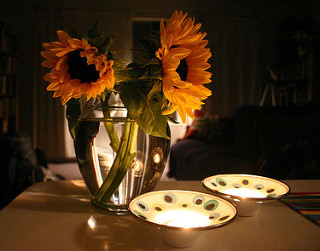
%> input picture test/test9.jpg, 320 x 251 px
$ octave roi_test_script_original.m   (GNU Octave 9; MATLAB toolbox functions it lacks are replaced by stand-ins)
%> lines starting %> are read from the running program, lines starting %| are printed output that depends on the picture; in (x1, y1, x2, y2) boxes, pixels count from 0 and x2, y2 are one past the last pixel; in counts of white or black regions, pixels touching at a corner belong together; the program's own positions count from 1
folder_path = 'C:\Users\Kobi Lvovsky\Desktop\Project\test';
name = 'test9.jpg';

filename = append(folder_path, '\', name);
original = imread(fullfile(folder_path, name));
%> original is the input picture: size 251x320x3 uint8; mean R, G, B 73.5, 50.4, 25.4

% grayscale the original image
grayImage = rgb2gray(original);
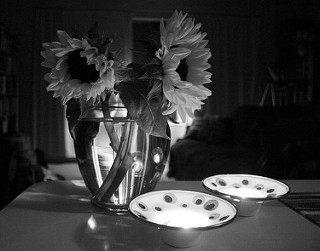
%> grayImage: size 251x320 uint8; min 0, max 255, mean 54.5

% transform greyscaled image to binary with 0.58 threshold(?)
binaryImage = imbinarize(grayImage, 0.5);
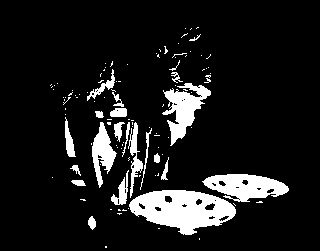
%> binaryImage: size 251x320 logical; 11.1% white; 112 white regions (90 under 20 px), largest, box (x1, y1, x2, y2) and area: (129, 190, 236, 235) 2997, (202, 174, 289, 202) 1505, (162, 83, 211, 146) 1333
imshow(binaryImage);

% create ROI per image
roi = bwconvhull(binaryImage, 'objects'); %union
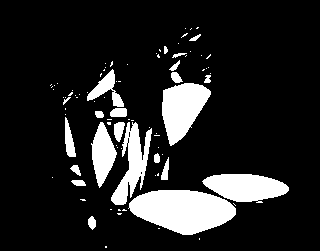
%> roi: size 251x320 logical; 14.4% white; 87 white regions (65 under 20 px)
props = regionprops(roi); %Boundingbox
%> props = 87 regions; largest, box (x1, y1, x2, y2), Area and Centroid: (128, 190, 236, 235) 3426 [183.5 210.9], (162, 83, 211, 146) 1936 [183 109.2], (202, 174, 289, 203) 1773 [246.3 187.7], (111, 122, 152, 205) 1463 [133.3 164.3], (91, 122, 117, 188) 989 [103.3 154.5]

 %draw boxes on objects
for k = 1 : length(props) %s = find([props.Area] < 500);
   if props(k).Area > 2000 % ignore the outliers - only boxes of 1000+
       BB = props(k).BoundingBox;
       rectangle('Position', [BB(1),BB(2),BB(3),BB(4)],'EdgeColor','y','LineWidth',1);
   end
end
%> this loop made 87 passes
%> BB on pass 50: [128.5 190.5 108 45]
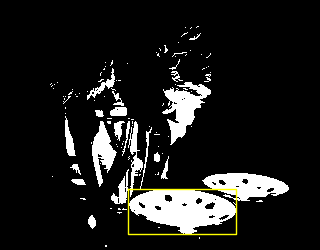
%> figure redrawn from the program's plot data

%h = drawrectangle('Position',[props.BoundingBox(1),props.BoundingBox(2),props.BoundingBox(3),props.BoundingBox(4)],'StripeColor','r');

% add new row for ROI with the elements of the current flower
%roi_struct(i).imageFilename = filename;
%roi_struct(i).objectBoundingBoxes = [props.BoundingBox(1) props.BoundingBox(2) props.BoundingBox(3) props.BoundingBox(4)];

$ run again, with test/test1.jpg copied over test/test9.jpg
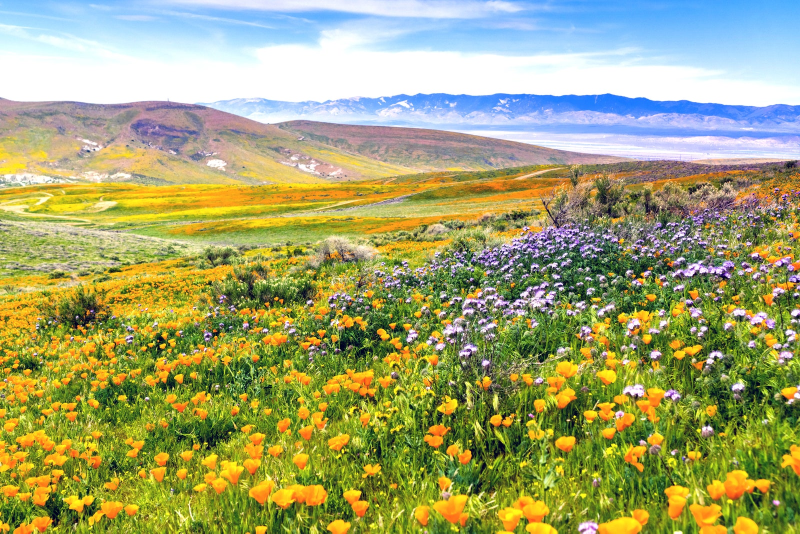
%> input picture test/test1.jpg, 1600 x 1067 px (shown at 1/2 size)
%> original is the input picture: size 1067x1600x3 uint8; mean R, G, B 162.4, 165, 111.9
%> binaryImage: size 1067x1600 logical; 69.6% white; 6452 black regions (5703 under 20 px), largest, box (x1, y1, x2, y2) and area: (51, 320, 1600, 1067) 388930, (997, 187, 1492, 238) 8948, (0, 950, 165, 1067) 6808
%> `roi = bwconvhull(binaryImage, 'objects');`:
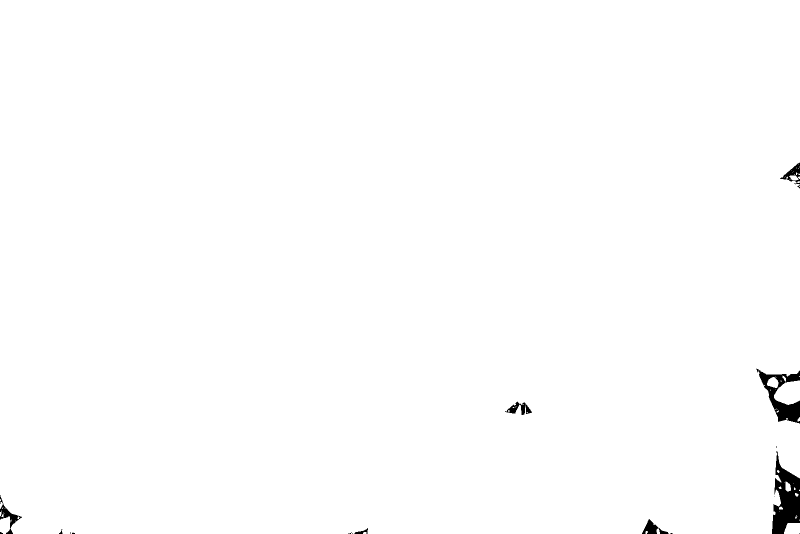
%> roi: size 1067x1600 logical (shown at 1/2 size); 99.3% white; 20 black regions (12 under 20 px)
%> props = 61 regions; largest, box (x1, y1, x2, y2), Area and Centroid: (0, 0, 1600, 1067) 1691368 [795 530.7], (1548, 761, 1600, 810) 1911 [1577.9 786.6], (1568, 1046, 1600, 1067) 603 [1586 1057.5], (0, 1032, 20, 1067) 581 [10.6 1050.8], (1534, 754, 1557, 776) 362 [1546.6 766]
%> the loop `for k = 1 : length(props)` made 61 passes
%> BB on pass 1: [0.5 0.5 1600 1067]
%> after the loop `for k = 1 : length(props)`:
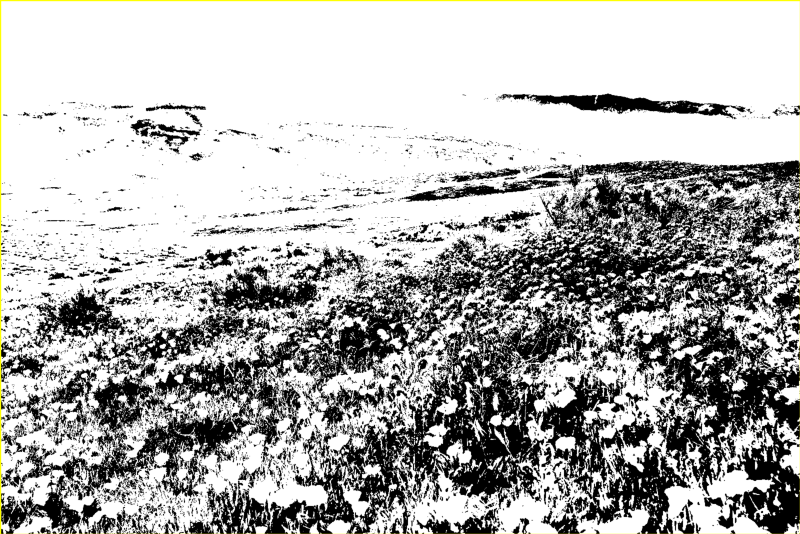
%> figure redrawn from the program's plot data; shown at 1/2 size

$ run again, with test/test10.jpg copied over test/test9.jpg
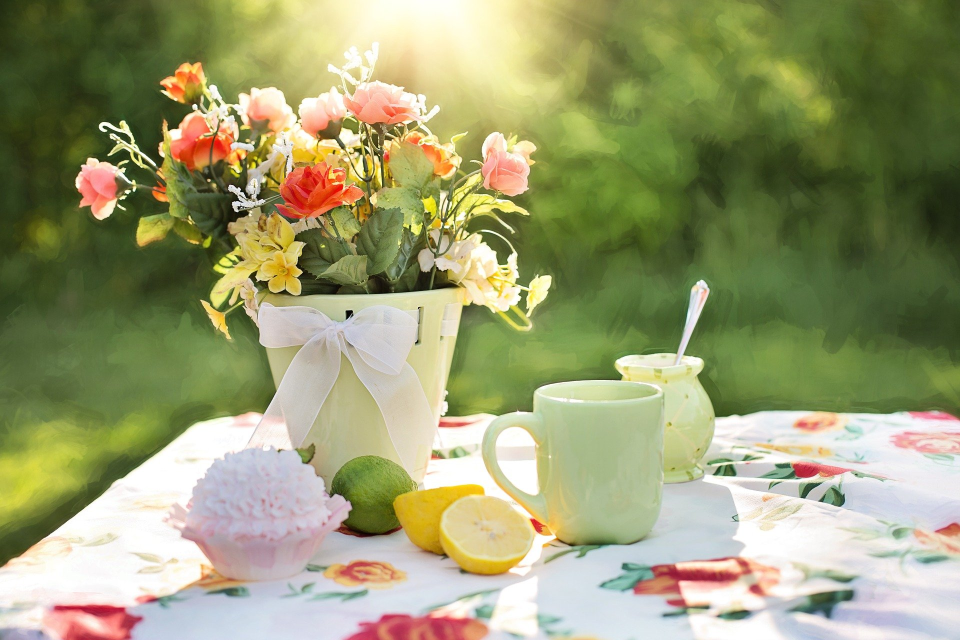
%> input picture test/test10.jpg, 1920 x 1280 px (shown at 1/2 size)
%> original is the input picture: size 1280x1920x3 uint8; mean R, G, B 153.5, 156.5, 113.6
%> binaryImage: size 1280x1920 logical; 57% white; 1213 black regions (1078 under 20 px), largest, box (x1, y1, x2, y2) and area: (0, 0, 1920, 1135) 983402, (650, 917, 816, 1076) 13105, (897, 603, 1003, 764) 5213
%> `roi = bwconvhull(binaryImage, 'objects');`:
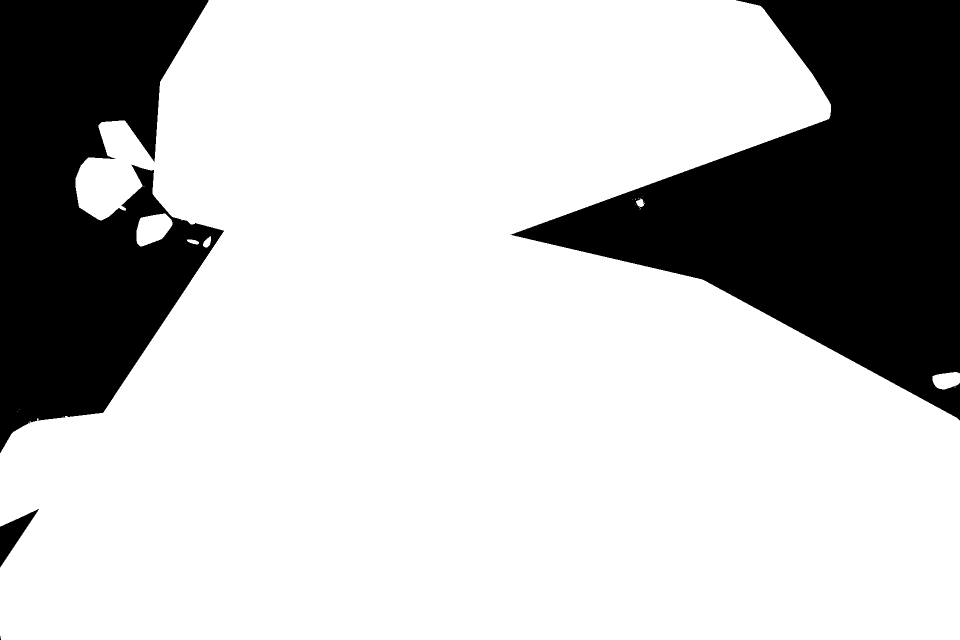
%> roi: size 1280x1920 logical (shown at 1/2 size); 75.4% white; 4 black regions (1 under 20 px)
%> props = 20 regions; largest, box (x1, y1, x2, y2), Area and Centroid: (0, 0, 1920, 1280) 1847417 [943.6 718], (273, 427, 345, 493) 3361 [306.1 458.3], (1865, 744, 1920, 779) 1499 [1893.7 761.3], (406, 472, 422, 495) 227 [415.2 485.5], (1272, 396, 1290, 414) 184 [1281.2 406.6]
%> the loop `for k = 1 : length(props)` made 20 passes
%> BB on passes 1, 5: [0.5 0.5 1920 1280], [273.5 427.5 72 66]
%> after the loop `for k = 1 : length(props)`:
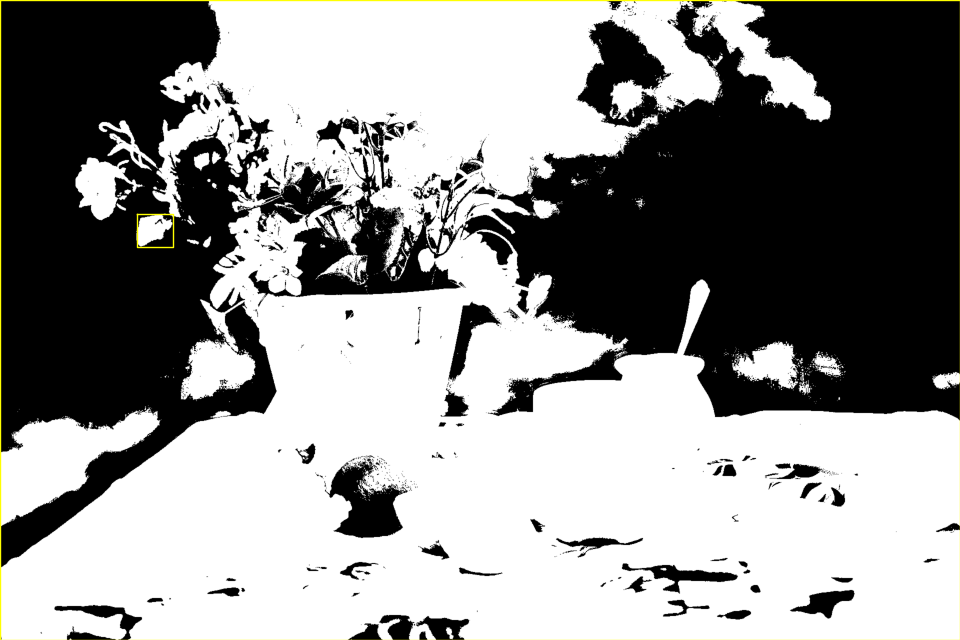
%> figure redrawn from the program's plot data; shown at 1/2 size
